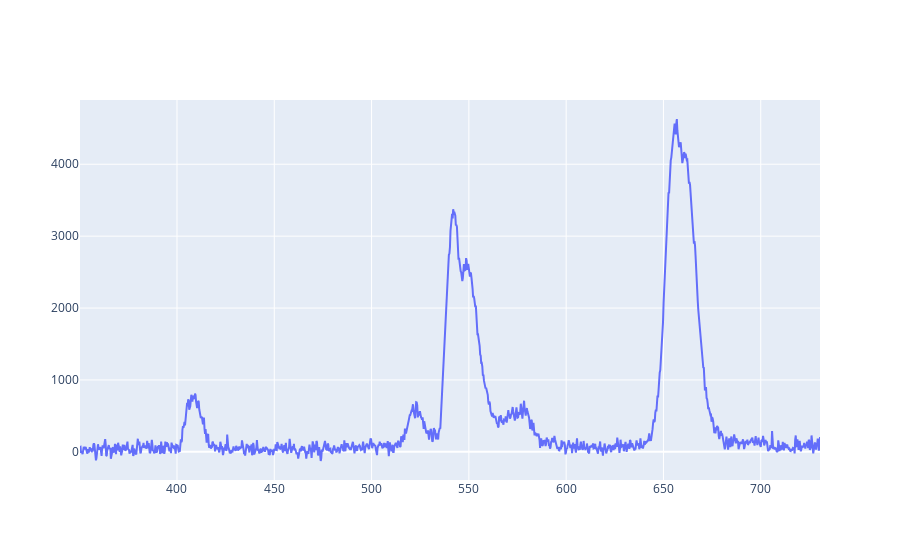

The notebook cell saved with this chart:
### Code cell
plot = go.Figure(data=[go.Scatter(
    x = x,
    y = y,
    mode = 'lines',)
])                 
plot.show()

### Figure 1 — Plotly figure (JSON) as saved in the notebook; plotly's stock layout.template omitted (floating-point values rounded to 4 significant figures; data arrays with more than 128 entries replaced by an {"elided": "..."} marker saying what was removed)
{"data": [{"mode": "lines", "type": "scatter", "x": {"elided": "1371 float values"}, "y": {"elided": "1371 float values"}}], "layout": {"autosize": true, "xaxis": {"autorange": true, "range": [350.2, 730.5], "showspikes": false, "type": "linear"}, "yaxis": {"autorange": true, "range": [-391.2, 4893.0], "showspikes": false, "type": "linear"}}}
